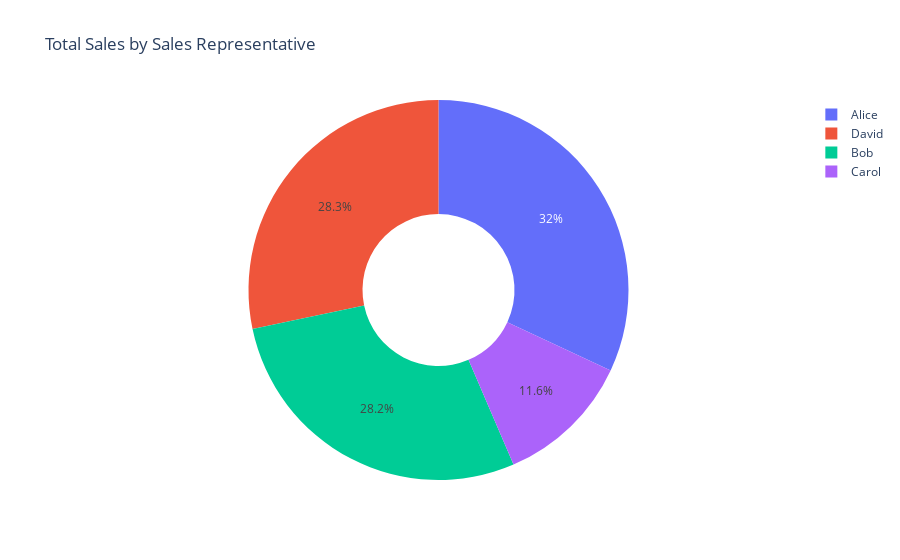

Notebook code cell kept with this figure:
### Code cell
fig = px.pie(
    sales_by_rep, ## rows in this table represent pie slices
    values='Total_Sales', ## size of each pie slice
    names='Sales_Rep', ## label for each pie slice
    title='Total Sales by Sales Representative', ## label for the chart
    hole=0.4,  ## replace w a bigger value (e.g., 0.4) for a donut chart
    hover_data=['Total_Sales'] ## additional info on hover
)

fig.show()

### Figure 1 — Plotly figure (JSON) as saved in the notebook; plotly's stock layout.template omitted (floating-point values rounded to 4 significant figures)
{"data": [{"customdata": [[49900.0], [43990.0], [18090.0], [44180.0]], "domain": {"x": [0, 1], "y": [0, 1]}, "hole": 0.4, "hovertemplate": "Sales_Rep=%{label}<br>Total_Sales=%{customdata[0]}<extra></extra>", "labels": ["Alice", "Bob", "Carol", "David"], "legendgroup": "", "name": "", "showlegend": true, "type": "pie", "values": [49900.0, 43990.0, 18090.0, 44180.0]}], "layout": {"legend": {"tracegroupgap": 0}, "title": {"text": "Total Sales by Sales Representative"}}}
